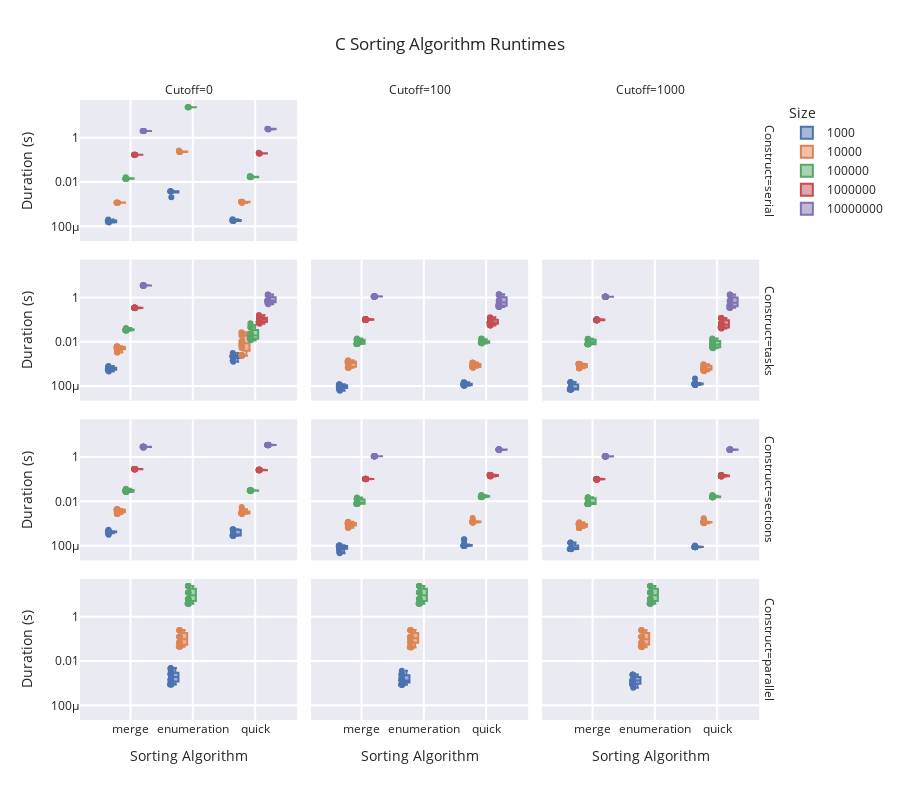

Notebook source saved alongside this figure:
### Code cell
fig = px.box(
    df,
    y='Duration', x='Algorithm', color='Size',
    facet_col='Cutoff', facet_col_wrap=3,
    facet_row='Construct',
    template='seaborn',
    log_y=True, 
    height=800,
#     boxmode="overlay",
    points='all',
    title='C Sorting Algorithm Runtimes',
    labels={
        "Duration": "Duration (s)",
        "Algorithm": "Sorting Algorithm",
     },
)

fig.update_xaxes(showgrid=True, gridwidth=2)#, gridcolor='LightPink')
fig.update_yaxes(showgrid=True, gridwidth=2)#, gridcolor='LightPink')

# for (algorithm, size) in means.index:
# for algorithm in means.index.get_level_values('Algorithm').unique():
#     trace = go.Scatter(means.loc[algorithm], y=)
#     fig.add_line(x=)
    # fig.add_line(x='Algorithm', y=, name="Last year")

fig.show()
